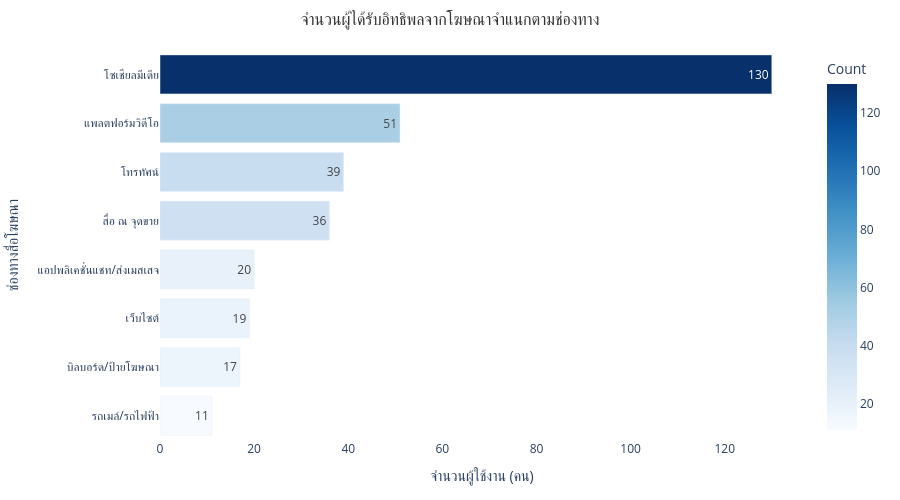

Source (notebook cell):
### Code cell
# ---------------------------------------------------------
# กราฟที่ 2: Horizontal Bar Chart
# ---------------------------------------------------------
all_categories = main_cats + other_cats
counts = {cat: df['S_Influence'].str.contains(cat).sum() for cat in all_categories}
df_influence = pd.DataFrame(list(counts.items()), columns=['Platform', 'Count']).sort_values(by='Count', ascending=True)

fig2 = px.bar(
    df_influence, x='Count', y='Platform',
    title='จำนวนผู้ได้รับอิทธิพลจากโฆษณาจำแนกตามช่องทาง',
    orientation='h', text_auto=True,
    color='Count', color_continuous_scale='Blues'
)
fig2.update_layout(
    width=SLIDE_W, height=SLIDE_H,
    title_font=dict(size=16, family="Tahoma", color="#333"),
    title_x=0.5,
    xaxis_title="จำนวนผู้ใช้งาน (คน)",
    yaxis_title="ช่องทางสื่อโฆษณา",
    margin=dict(t=50, b=60, l=160, r=40),
    paper_bgcolor='white', plot_bgcolor='white'
)
fig2.show()

### Figure 1 — Plotly figure (JSON) as saved in the notebook; plotly's stock layout.template omitted (floating-point values rounded to 4 significant figures)
{"data": [{"hovertemplate": "Count=%{marker.color}<br>Platform=%{y}<extra></extra>", "legendgroup": "", "marker": {"color": [11, 17, 19, 20, 36, 39, 51, 130], "coloraxis": "coloraxis", "pattern": {"shape": ""}}, "name": "", "orientation": "h", "showlegend": false, "textposition": "auto", "texttemplate": "%{x}", "type": "bar", "x": [11, 17, 19, 20, 36, 39, 51, 130], "xaxis": "x", "y": ["รถเมล์/รถไฟฟ้า", "บิลบอร์ด/ป้ายโฆษณา", "เว็บไซต์", "แอปพลิเคชั่นแชท/ส่งเมสเสจ", "สื่อ ณ จุดขาย", "โทรทัศน์", "แพลตฟอร์มวิดีโอ", "โซเชียลมีเดีย"], "yaxis": "y"}], "layout": {"barmode": "relative", "coloraxis": {"colorbar": {"title": {"text": "Count"}}, "colorscale": [[0, "rgb(247,251,255)"], [0.125, "rgb(222,235,247)"], [0.25, "rgb(198,219,239)"], [0.375, "rgb(158,202,225)"], [0.5, "rgb(107,174,214)"], [0.625, "rgb(66,146,198)"], [0.75, "rgb(33,113,181)"], [0.875, "rgb(8,81,156)"], [1, "rgb(8,48,107)"]]}, "height": 500, "legend": {"tracegroupgap": 0}, "margin": {"b": 60, "l": 160, "r": 40, "t": 50}, "paper_bgcolor": "white", "plot_bgcolor": "white", "title": {"font": {"color": "#333", "family": "Tahoma", "size": 16}, "text": "จำนวนผู้ได้รับอิทธิพลจากโฆษณาจำแนกตามช่องทาง", "x": 0.5}, "width": 900, "xaxis": {"anchor": "y", "domain": [0, 1], "title": {"text": "จำนวนผู้ใช้งาน (คน)"}}, "yaxis": {"anchor": "x", "domain": [0, 1], "title": {"text": "ช่องทางสื่อโฆษณา"}}}}
